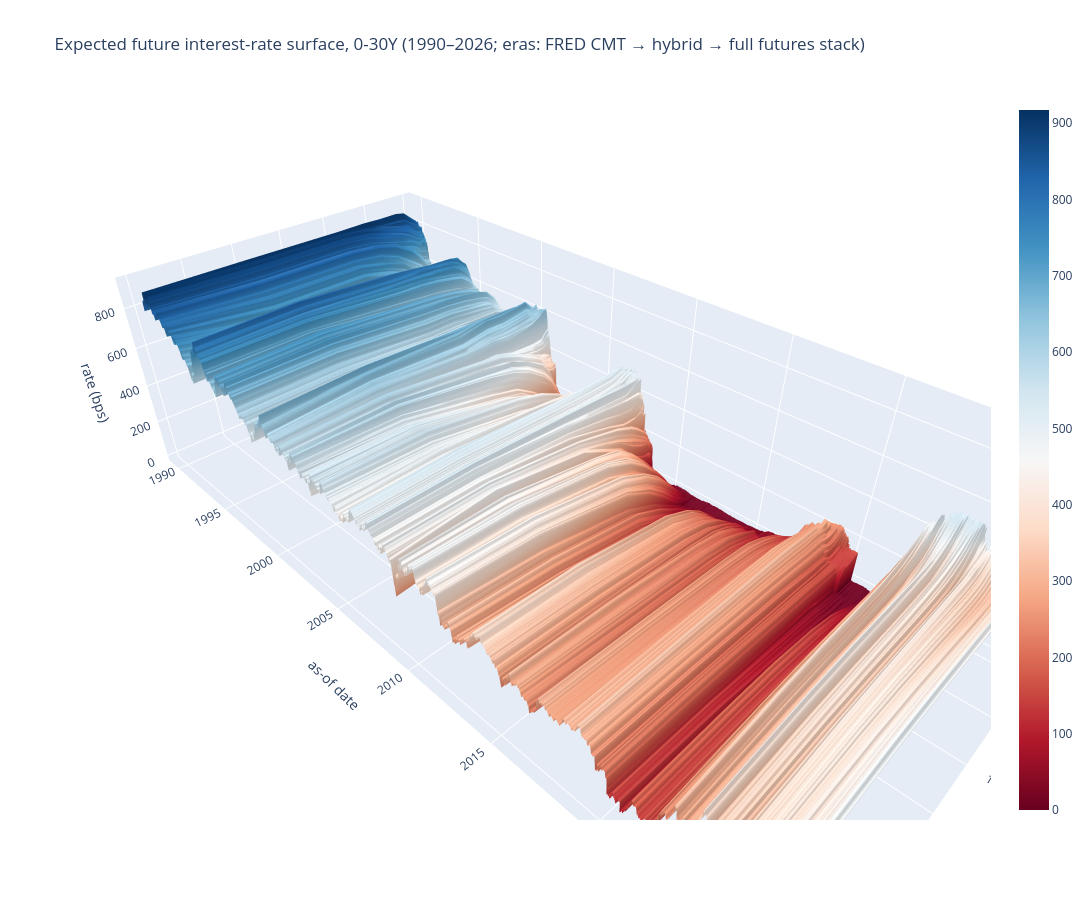

The notebook cell saved with this chart:
### Code cell
# --- [5] keep the horizon-axis (relative years) view too
fp.plotly_forward_surface(ch).show()

### Figure 1 — Plotly figure (JSON) as saved in the notebook; plotly's stock layout.template omitted (floating-point values rounded to 4 significant figures; data arrays with more than 128 entries replaced by an {"elided": "..."} marker saying what was removed)
{"data": [{"colorscale": [[0.0, "rgb(5,48,97)"], [0.1, "rgb(33,102,172)"], [0.2, "rgb(67,147,195)"], [0.3, "rgb(146,197,222)"], [0.4, "rgb(209,229,240)"], [0.5, "rgb(247,247,247)"], [0.6, "rgb(253,219,199)"], [0.7, "rgb(244,165,130)"], [0.8, "rgb(214,96,77)"], [0.9, "rgb(178,24,43)"], [1.0, "rgb(103,0,31)"]], "connectgaps": true, "reversescale": true, "type": "surface", "x": [0.08333, 0.25, 0.5, 0.75, 1.0, 1.5, 2.0, 3.0, 4.0, 5.0, 7.0, 10.0, 15.0, 20.0, 25.0, 30.0], "y": {"elided": "1923 str values"}, "z": {"elided": "1923x16 float values"}}], "layout": {"height": 900, "scene": {"aspectratio": {"x": 1, "y": 2.2, "z": 0.6}, "xaxis": {"title": {"text": "horizon (years)"}}, "yaxis": {"title": {"text": "as-of date"}}, "zaxis": {"title": {"text": "rate (bps)"}}}, "title": {"text": "Expected future interest-rate surface, 0-30Y (1990–2026; eras: FRED CMT → hybrid → full futures stack)"}, "width": 1250}}
